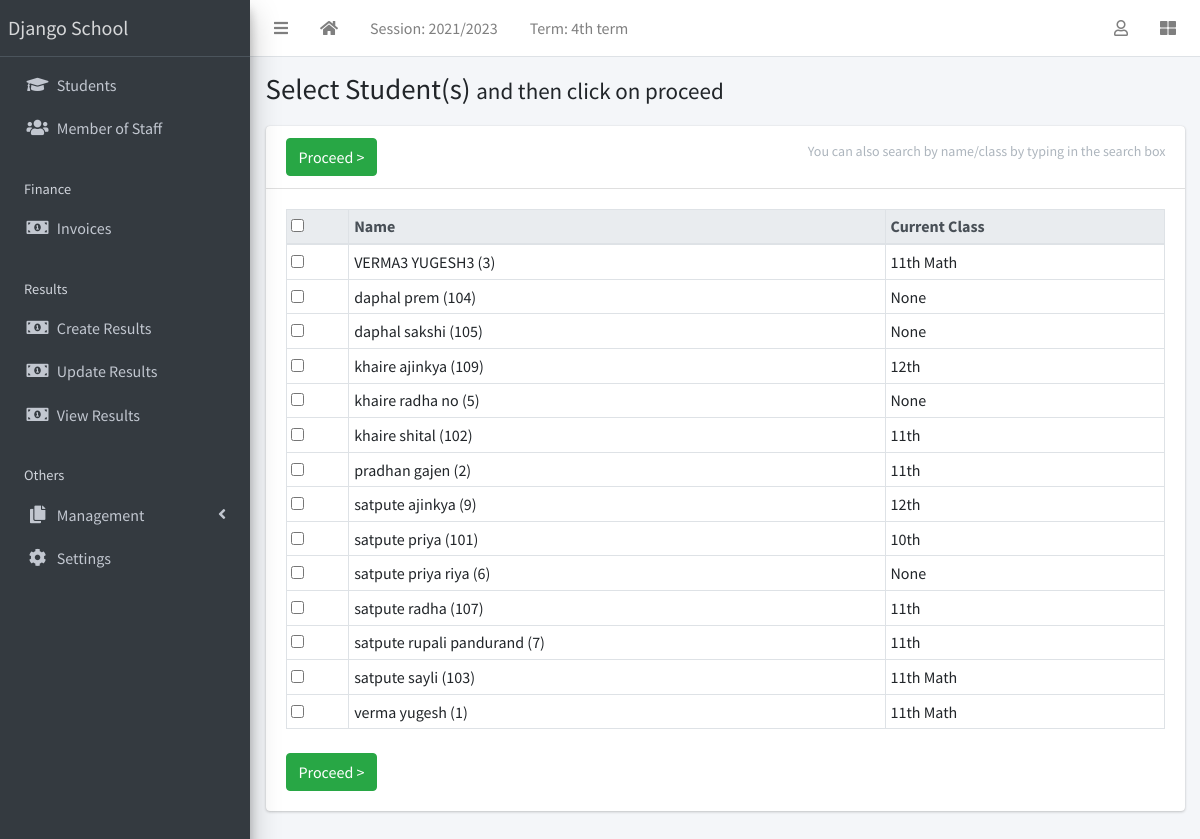
The page /result/create/ (signed in) on the database its author committed.
### apps/corecode/models.py (models this page shows, shortened)
class AcademicSession(models.Model):
    name = models.CharField(max_length=200, unique=True)
    current = models.BooleanField(default=True)
    class Meta:
        ordering = ["-name"]

class AcademicTerm(models.Model):
    name = models.CharField(max_length=20, unique=True)
    current = models.BooleanField(default=True)
    class Meta:
        ordering = ["name"]

class SiteConfig(models.Model):
    key = models.SlugField()
    value = models.CharField(max_length=200)

class StudentClass(models.Model):
    name = models.CharField(max_length=200, unique=True)
    class Meta:
        verbose_name = "Class"
        verbose_name_plural = "Classes"
        ordering = ["name"]
    def __str__(self):
        return self.name

### apps/students/models.py (models this page shows, shortened)
class Student(models.Model):
    STATUS_CHOICES = [("active", "Active"), ("inactive", "Inactive")]
    GENDER_CHOICES = [("male", "Male"), ("female", "Female")]
    current_status = models.CharField(
        max_length=10, choices=STATUS_CHOICES, default="active"
    )
    registration_number = models.CharField(max_length=200, unique=True)
    surname = models.CharField(max_length=200)
    firstname = models.CharField(max_length=200)
    other_name = models.CharField(max_length=200, blank=True)
    gender = models.CharField(max_length=10, choices=GENDER_CHOICES, default="male")
    date_of_birth = models.DateField(default=timezone.now)
    current_class = models.ForeignKey(
        StudentClass, on_delete=models.SET_NULL, blank=True, null=True
    )
    date_of_admission = models.DateField(default=timezone.now)
    mobile_num_regex = RegexValidator(
        regex="^[0-9]{10,15}$", message="Entered mobile number isn't in a right format!"
    )
    parent_mobile_number = models.CharField(
        validators=[mobile_num_regex], max_length=13, blank=True
    )
    address = models.TextField(blank=True)
    others = models.TextField(blank=True)
    passport = models.ImageField(blank=True, upload_to="students/passports/")
    class Meta:
        ordering = ["surname", "firstname", "other_name"]
    def __str__(self):
        return f"{self.surname} {self.firstname} {self.other_name} ({self.registration_number})"

### apps/result/views.py (the view, shortened to what this page needs)
# urls.py: path("create/", create_result, name="create-result"),
@login_required
def create_result(request):
    students = Student.objects.all()
    return render(request, "result/create_result.html", {"students": students})

### apps/corecode/context_processors.py (called while the page is built)
def site_defaults(request):
    current_session = AcademicSession.objects.get(current=True)
    current_term = AcademicTerm.objects.get(current=True)
    vals = SiteConfig.objects.all()
    contexts = {
        "current_session": current_session.name,
        "current_term": current_term.name,
    }
    for val in vals:
        contexts[val.key] = val.value
    return contexts

### apps/result/templates/result/create_result.html (shortened to what this page needs)
{% extends 'base.html' %}
{% block title %}
  Select Student(s) <span class="small">and then click on proceed</span>
{% endblock title %}
{% block content-header %}
  <form method="POST">
  <div class="card-header">
    <h3 class="card-title">
      <input type="submit" class="btn btn-success" value="Proceed >">
    </h3>
    <div class="card-tools">
      <p class="small btn btn-tool">You can also search by name/class by typing in the search box</p>
    </div>
  </div>
{% endblock content-header %}
{% block content %}
  <table id="studenttable" class="table table-sm table-bordered" data-page-length='100'>
    <thead class="thead-light">
      <tr>
        <th><input type="checkbox" id="selecter"></th>
        <th>Name</th>
        <th>Current Class</th>
      </tr>
    </thead>
    <tbody>
      {% for student in students %}
        <tr>
          <td><input type="checkbox" id="{{ student.id }}" name="students" value="{{ student.id}}"></td>
          <td>{{student}} </td>
          <td>{{student.current_class}}</td>
        </tr>
      {% endfor %}
    </tbody>
  </table>
  <input type="submit" class="btn btn-success mt-2" value="Proceed >">
</form>
{% endblock content %}

### templates/base.html (shortened to what this page needs)
{% load static %}
<!DOCTYPE html>
<html lang="en">
<head>
  <link rel="stylesheet" href="{% static 'plugins/fontawesome-free/css/all.min.css' %}">
  <link rel="stylesheet" href="{% static 'plugins/toastr/toastr.min.css' %}">
  <link rel="stylesheet"
    href="{% static 'plugins/overlayScrollbars/css/OverlayScrollbars.min.css' %}">
  <link rel="stylesheet" href="{% static 'plugins/Datatables/datatables.min.css' %}" />
  <link rel="stylesheet" href="{% static 'dist/css/adminlte.min.css' %}">
</head>
<body
  class="hold-transition sidebar-mini layout-fixed layout-navbar-fixed layout-footer-fixed">
  <div class="wrapper">
    <nav class="main-header navbar navbar-expand navbar-white navbar-light">
      <ul class="navbar-nav">
        <li class="nav-item">
          <a class="nav-link" data-widget="pushmenu" href="#" role="button"><i
              class="fas fa-bars"></i></a>
        </li>
        <li class="nav-item d-none d-sm-inline-block">
          <a href="{% url 'home' %} " class="nav-link"><i class="fa fa-home"></i></a>
        </li>
        <li class="nav-item d-none d-sm-inline-block">
          <a href="{% url 'current-session' %}" class="nav-link">Session: {{ current_session }}</a>
        </li>
        <li class="nav-item d-none d-sm-inline-block">
          <a href="{% url 'current-session' %}" class="nav-link">Term: {{ current_term }}</a>
        </li>
      </ul>
      <ul class="navbar-nav ml-auto">
        <li class="nav-item dropdown">
          <a class="nav-link" data-toggle="dropdown" href="#">
            <i class="far fa-user"></i>
          </a>
        </li>
        <li class="nav-item">
          <a class="nav-link" data-widget="control-sidebar" data-slide="true"
            href="#" role="button"><i class="fas fa-th-large"></i></a>
        </li>
      </ul>
    </nav>
    <aside class="main-sidebar sidebar-dark-primary elevation-4">
      <a href="{% url 'home' %}" class="brand-link">{{ school_name | default:"MySchool" }}</a>
      <div class="sidebar">
        <nav class="mt-2">
          <ul class="nav nav-pills nav-sidebar flex-column"
            data-widget="treeview" role="menu" data-accordion="false">
            <li class="nav-item">
              <a href="{% url 'student-list' %}" class="nav-link">
                <i class="nav-icon fas fa-graduation-cap"></i>
                <p>
                  Students
                </p>
              </a>
            </li>
            <li class="nav-item">
              <a href="{% url 'staff-list' %}" class="nav-link">
                <i class="nav-icon fas fa-users"></i>
                <p>
                  Member of Staff
                </p>
              </a>
            </li>
            <li class="nav-header">Finance</li>
            <li class="nav-item">
              <a href="{% url 'invoice-list' %}" class="nav-link">
                <i class="nav-icon fas fa-money-bill-alt"></i>
                <p>
                  Invoices
                </p>
              </a>
            </li>
            <li class="nav-header">Results</li>
            <li class="nav-item">
              <a href="{% url 'create-result' %}" class="nav-link">
                <i class="nav-icon fas fa-money-bill-alt"></i>
                <p>
                  Create Results
                </p>
              </a>
            </li>
            <li class="nav-item">
              <a href="{% url 'edit-results' %}" class="nav-link">
                <i class="nav-icon fas fa-money-bill-alt"></i>
                <p>
                  Update Results
                </p>
              </a>
            </li>
            <li class="nav-item">
              <a href="{% url 'view-results' %}" class="nav-link">
                <i class="nav-icon fas fa-money-bill-alt"></i>
                <p>
                  View Results
                </p>
              </a>
            </li>
            <li class="nav-header">Others</li>
            <li class="nav-item has-treeview">
              <a href="#" class="nav-link">
                <i class="nav-icon fas fa-copy"></i>
                <p>
                  Management
                  <i class="fas fa-angle-left right"></i>
                </p>
              </a>
            </li>
            <li class="nav-item">
              <a href="{% url 'configs' %}" class="nav-link">
                <i class="nav-icon fas fa-cog"></i>
                <p>
                  Settings
                </p>
              </a>
            </li>
          </ul>
        </nav>
      </div>
    </aside>
    <div class="content-wrapper">
      <section class="content-header">
        <div class="container-fluid">
          <div class="row mb-1">
            <div class="col-sm-8">
              <h1>{% block title %}{% endblock title %}</h1>
            </div>
            <div class="col-sm-4">
            </div>
          </div>
        </div>
      </section>
      <section class="content">
        <div class="container-fluid">
          <div class="row">
            <div class="col-md-12">
              {% block fullcard %}
              <div class="card">
                {% block content-header %}{% endblock content-header %}
                <div class="card-body">
                  <div class="row">
                    <div class="col">
                      {% block content %}
                      {% endblock content %}
                    </div>
                  </div>
                </div>
              </div>
              {% endblock fullcard %}
            </div>
          </div>
</body>
</html>

### rows shown on the page
AcademicSession: name "2021/2023"
AcademicTerm: name "4th term"
SiteConfig: value "Django School"
Student: surname+firstname+other_name "VERMA3 YUGESH3 (3)", current_class "11th Math"
Student: surname+firstname+other_name "daphal prem (104)", current_class "None"
Student: surname+firstname+other_name "daphal sakshi (105)", current_class "None"
Student: surname+firstname+other_name "khaire ajinkya (109)", current_class "12th"
Student: surname+firstname+other_name "khaire radha no (5)", current_class "None"
Student: surname+firstname+other_name "khaire shital (102)", current_class "11th"
Student: surname+firstname+other_name "pradhan gajen (2)", current_class "11th"
Student: surname+firstname+other_name "satpute ajinkya (9)", current_class "12th"
Student: surname+firstname+other_name "satpute priya (101)", current_class "10th"
Student: surname+firstname+other_name "satpute priya riya (6)", current_class "None"
Student: surname+firstname+other_name "satpute radha (107)", current_class "11th"
Student: surname+firstname+other_name "satpute rupali pandurand (7)", current_class "11th"
Student: surname+firstname+other_name "satpute sayli (103)", current_class "11th Math"
Student: surname+firstname+other_name "verma yugesh (1)", current_class "11th Math"
